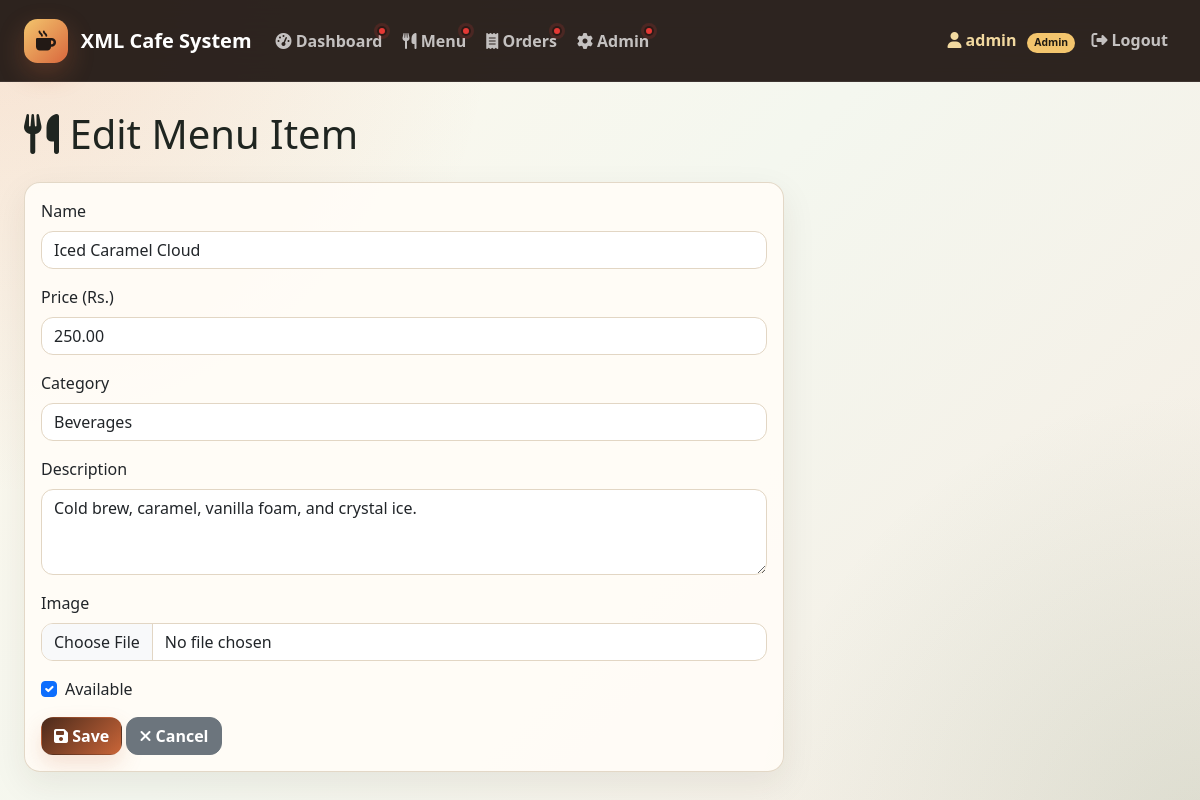
Screenshot of /menu/2/edit/ (signed in) with the database file from the repository.
### cafe_app/models.py (models this page shows, shortened)
class MenuItem(models.Model):
    CATEGORY_CHOICES = [
        ('beverages', 'Beverages'),
        ('snacks', 'Snacks'),
        ('meals', 'Meals'),
        ('desserts', 'Desserts'),
    ]
    name = models.CharField(max_length=200)
    price = models.DecimalField(max_digits=10, decimal_places=2, validators=[MinValueValidator(Decimal('0.01'))])
    category = models.CharField(max_length=20, choices=CATEGORY_CHOICES)
    description = models.TextField(blank=True)
    image = models.ImageField(upload_to='menu_images/', blank=True, null=True)
    is_available = models.BooleanField(default=True)
    created_at = models.DateTimeField(auto_now_add=True)
    updated_at = models.DateTimeField(auto_now=True)
    class Meta:
        ordering = ['category', 'name']

### cafe_app/views.py (the view)
# urls.py: path('menu/<int:pk>/edit/', views.menu_edit, name='menu_edit'),
@role_required('admin')
def menu_edit(request, pk):
    menu_item = get_object_or_404(MenuItem, pk=pk)
    if request.method == 'POST':
        form = MenuItemForm(request.POST, request.FILES, instance=menu_item)
        if form.is_valid():
            form.save()
            messages.success(request, 'Menu item updated successfully!')
            return redirect('menu_list')
    else:
        form = MenuItemForm(instance=menu_item)
    return render(request, 'cafe_app/menu_form.html', {'form': form, 'action': 'Edit'})

### cafe_app/forms.py
class MenuItemForm(forms.ModelForm):
    class Meta:
        model = MenuItem
        fields = ['name', 'price', 'category', 'description', 'image', 'is_available']
        widgets = {
            'name': forms.TextInput(attrs={'class': 'form-control'}),
            'price': forms.NumberInput(attrs={'class': 'form-control', 'step': '0.01'}),
            'category': forms.Select(attrs={'class': 'form-control'}),
            'description': forms.Textarea(attrs={'class': 'form-control', 'rows': 3}),
            'image': forms.FileInput(attrs={'class': 'form-control'}),
            'is_available': forms.CheckboxInput(attrs={'class': 'form-check-input'}),
        }

### cafe_app/notifications.py (called while the page is built)
def _version_for(queryset):
    latest = queryset.aggregate(latest=Max('updated_at'))['latest']
    latest_value = latest.isoformat() if latest else 'none'
    return f"{queryset.count()}:{latest_value}"

def menu_notification_version():
    return _version_for(MenuItem.objects.all())

def order_notification_version():
    return _version_for(Order.objects.all())

### cafe_app/views.py (called while the page is built)
def get_user_role(user):
    if not user.is_authenticated:
        return 'guest'
    if user.is_superuser or user.is_staff:
        return 'admin'
    if user.groups.filter(name='Staff').exists():
        return 'staff'
    return 'customer'

def role_required(*roles):
    def decorator(view_func):
        @wraps(view_func)
        def wrapper(request, *args, **kwargs):
            if not request.user.is_authenticated:
                return redirect('login')
            role = get_user_role(request.user)
            if role not in roles:
                messages.error(request, 'You do not have permission to open that section.')
                return redirect('customer_portal' if role == 'customer' else 'dashboard')
            return view_func(request, *args, **kwargs)
        return wrapper
    return decorator

### templates/cafe_app/menu_form.html (shortened to what this page needs)
{% extends 'base.html' %}
{% block content %}
<div class="row">
    <div class="col-md-12">
        <h1 class="mb-4">
            <i class="fas fa-utensils"></i> {{ action }} Menu Item
        </h1>
    </div>
</div>
<div class="row">
    <div class="col-md-8">
        <div class="card">
            <div class="card-body">
                <form method="post" enctype="multipart/form-data">
                    <div class="mb-3">
                        <label for="{{ form.name.id_for_label }}" class="form-label">Name</label>
                        {{ form.name }}
                    </div>
                    <div class="mb-3">
                        <label for="{{ form.price.id_for_label }}" class="form-label">Price (Rs.)</label>
                        {{ form.price }}
                    </div>
                    <div class="mb-3">
                        <label for="{{ form.category.id_for_label }}" class="form-label">Category</label>
                        {{ form.category }}
                    </div>
                    <div class="mb-3">
                        <label for="{{ form.description.id_for_label }}" class="form-label">Description</label>
                        {{ form.description }}
                    </div>
                    <div class="mb-3">
                        <label for="{{ form.image.id_for_label }}" class="form-label">Image</label>
                        {{ form.image }}
                    </div>
                    <div class="mb-3 form-check">
                        {{ form.is_available }}
                        <label for="{{ form.is_available.id_for_label }}" class="form-check-label">Available</label>
                    </div>
                    <button type="submit" class="btn btn-primary">
                        <i class="fas fa-save"></i> Save
                    </button>
                    <a href="{% url 'menu_list' %}" class="btn btn-secondary">
                        <i class="fas fa-times"></i> Cancel
                    </a>
                </form>
            </div>
        </div>
    </div>
</div>
{% endblock %}

### templates/base.html (shortened to what this page needs)
<!DOCTYPE html>
{% load static %}
<html lang="en">
<head>
    <link href="https://cdn.jsdelivr.net/npm/bootstrap@5.3.0/dist/css/bootstrap.min.css" rel="stylesheet">
    <link rel="stylesheet" href="https://cdnjs.cloudflare.com/ajax/libs/font-awesome/6.4.0/css/all.min.css">
    <link rel="stylesheet" href="{% static 'css/style.css' %}">
</head>
<body>
    <nav class="navbar navbar-expand-lg navbar-dark app-navbar no-print">
        <div class="container-fluid px-lg-4">
            <a class="navbar-brand brand-lockup" href="{% if app_role == 'customer' %}{% url 'customer_portal' %}{% else %}{% url 'dashboard' %}{% endif %}">
                <span class="brand-mark"><i class="fas fa-mug-hot"></i></span>
                <span>
                    <span class="brand-name">XML Cafe System</span>
                </span>
            </a>
            <div class="collapse navbar-collapse" id="navbarNav">
                <ul class="navbar-nav me-auto nav-pills-soft">
                    {% if app_role == 'staff' or app_role == 'admin' %}
                    <li class="nav-item nav-dot-wrap">
                        <a class="nav-link" href="{% url 'dashboard' %}">
                            <i class="fas fa-tachometer-alt"></i> Dashboard
                        </a>
                        {% if has_unseen_dashboard_notifications %}<span class="notification-dot"></span>{% endif %}
                    </li>
                    {% endif %}
                    <li class="nav-item nav-dot-wrap">
                        <a class="nav-link" href="{% url 'menu_list' %}">
                            <i class="fas fa-utensils"></i> Menu
                        </a>
                        {% if has_unseen_menu_notifications %}<span class="notification-dot"></span>{% endif %}
                    </li>
                    {% if app_role == 'staff' or app_role == 'admin' %}
                    <li class="nav-item nav-dot-wrap">
                        <a class="nav-link" href="{% url 'order_list' %}">
                            <i class="fas fa-receipt"></i> Orders
                        </a>
                        {% if has_unseen_order_notifications %}<span class="notification-dot"></span>{% endif %}
                    </li>
                    {% endif %}
                    {% if app_role == 'admin' %}
                    <li class="nav-item nav-dot-wrap">
                        <a class="nav-link" href="{% url 'admin_portal' %}">
                            <i class="fas fa-cog"></i> Admin
                        </a>
                        {% if has_unseen_dashboard_notifications %}<span class="notification-dot"></span>{% endif %}
                    </li>
                    {% endif %}
                </ul>
                <ul class="navbar-nav">
                    {% if user.is_authenticated %}
                    <li class="nav-item user-chip">
                        <span class="nav-link">
                            <i class="fas fa-user"></i> {{ user.username }}
                            <span class="role-chip">{{ app_role|title }}</span>
                        </span>
                    </li>
                    <li class="nav-item">
                        <form method="post" action="{% url 'logout' %}" class="d-inline">
                            <button type="submit" class="btn btn-link nav-link logout-link">
                                <i class="fas fa-sign-out-alt"></i> Logout
                            </button>
                        </form>
                    </li>
                    {% endif %}
                </ul>
            </div>
        </div>
    </nav>
    <main class="app-shell">
    <div class="container-fluid px-lg-4">
        {% block content %}{% endblock %}
    </div>
    </main>
</body>
</html>

### static/css/style.css (style rules this page uses)
:root { --ink: #1f2520; --muted: #66736c; --paper: #f8f5ee; --panel: #ffffff; --panel-warm: #fffaf2; --soft: #f2eadc; --line: #e2d6c4; --coffee: #4b2a1b; --espresso: #221915; --copper: #c96538; --gold: #d89a28; --sage: #4f8060; --blue: #3e6f8d; --rose: #b94f55; --plum: #7a4f68; --shadow: 0 18px 50px rgba(44, 32, 24, 0.13); }
* { letter-spacing: 0; }
body { min-height: 100vh; color: var(--ink); font-family: "Aptos", "Segoe UI", "Inter", system-ui, -apple-system, sans-serif; background: radial-gradient(circle at top left, rgba(201, 101, 56, 0.15), transparent 31rem), radial-gradient(circle at bottom right, rgba(79, 128, 96, 0.15), transparent 28rem), linear-gradient(135deg, #fff8ec 0%, #f4f7ef 46%, #f5ece2 100%); }
@media (prefers-reduced-motion: no-preference) { .card, .panel, .metric-card, .menu-card, .quick-action, .esewa-payment-card { animation: softRise 320ms ease both; } }
@media (prefers-reduced-motion: no-preference) { .btn, .quick-action, .menu-card { transition: transform 160ms ease, box-shadow 160ms ease, background-color 160ms ease; } }
a { color: var(--coffee); }
.app-navbar { position: sticky; top: 0; z-index: 20; padding: 0.85rem 0; background: rgba(34, 25, 21, 0.95); border-bottom: 1px solid rgba(255, 255, 255, 0.08); backdrop-filter: blur(18px); }
.brand-lockup { display: flex; align-items: center; gap: 0.8rem; color: #fff !important; }
.brand-mark { display: grid; width: 2.75rem; height: 2.75rem; place-items: center; color: #221915; background: linear-gradient(135deg, #f3c56d, #d9673d); border-radius: 0.85rem; box-shadow: 0 10px 26px rgba(201, 101, 56, 0.28); }
.brand-name { display: block; font-weight: 800; line-height: 1.05; }
.nav-pills-soft { gap: 0.25rem; }
.nav-dot-wrap { position: relative; }
.notification-dot { position: absolute; top: 0.35rem; right: 0.2rem; width: 0.62rem; height: 0.62rem; background: #e53935; border: 2px solid rgba(34, 25, 21, 0.95); border-radius: 999px; box-shadow: 0 0 0 3px rgba(229, 57, 53, 0.16); }
.navbar .nav-link { color: rgba(255, 255, 255, 0.72); border-radius: 0.75rem; font-weight: 650; }
.logout-link { text-decoration: none; }
.user-chip .nav-link { color: #f2d9a0; }
.role-chip { display: inline-block; margin-left: 0.4rem; padding: 0.15rem 0.45rem; color: #1f1a12; background: #f3c56d; border-radius: 999px; font-size: 0.65rem; font-weight: 900; }
.app-shell { padding: 1.75rem 0 3rem; }
.btn { border-radius: 0.75rem; font-weight: 750; }
.btn-primary, .btn-success { color: #fff; background: linear-gradient(135deg, var(--coffee), var(--copper)); border-color: transparent; box-shadow: 0 10px 22px rgba(201, 101, 56, 0.18); }
.metric-card, .panel, .card { background: rgba(255, 252, 247, 0.92); border: 1px solid rgba(226, 214, 196, 0.95); border-radius: 1rem; box-shadow: 0 12px 34px rgba(47, 35, 25, 0.08); }
.card { overflow: hidden; margin-bottom: 1.25rem; }
.form-control, .form-select { border-color: var(--line); border-radius: 0.75rem; }

### rows the page displays
MenuItem: name "Iced Caramel Cloud", price "250.00", category "Beverages", description "Cold brew, caramel, vanilla foam, and crystal ice.", is_available "☑"

### other values shown
{{ user.username }} "admin"
{{ app_role|title }} "Admin"
{{ action }} "Edit"
